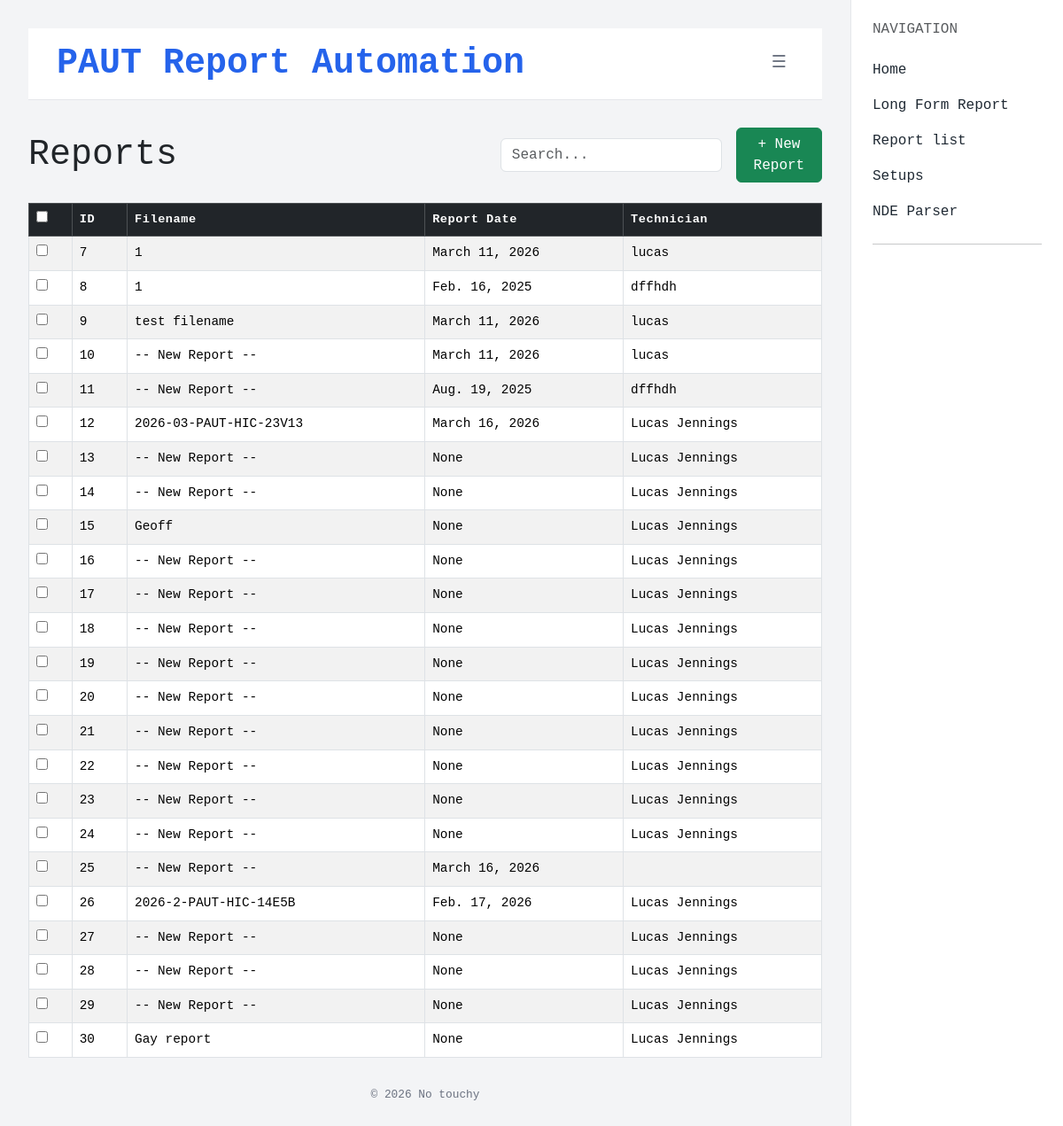
Page /reports/ on the earlier database version.
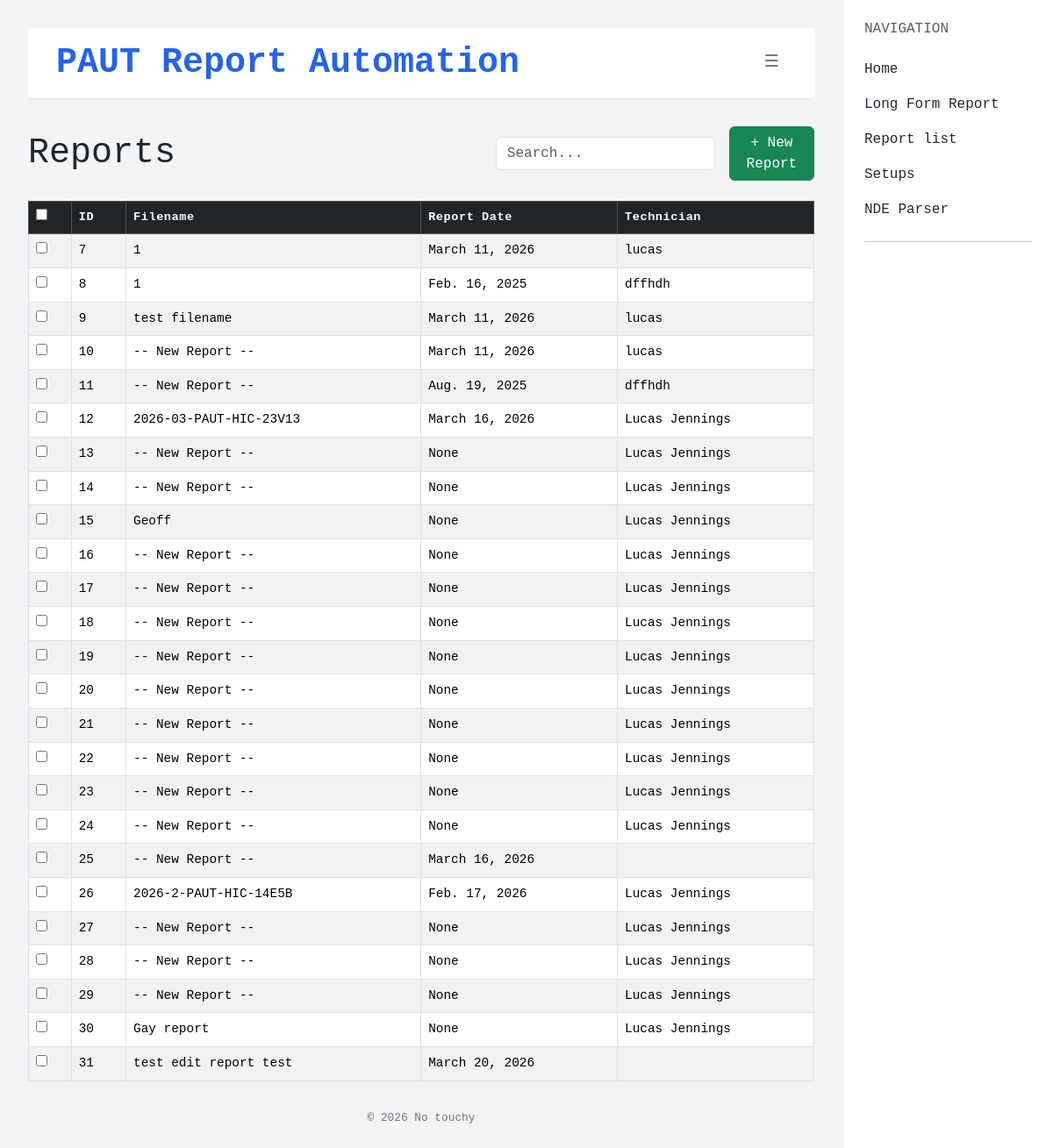
Same page on the later database version.
### reports/models.py (models this page shows, shortened)
class Report(models.Model):
    document_filename = models.CharField(max_length=200, blank=True)
    document_title = models.TextField(blank=True)
    client = models.CharField(max_length=200, blank=True)
    location = models.CharField(max_length=200, blank=True)
    work_order = models.CharField(max_length=100, blank=True)
    project_number = models.CharField(max_length=100, blank=True)
    report_date = models.DateField(blank=True, null=True)
    test_date = models.DateField(blank=True, null=True)
    project_type = models.CharField(max_length=200, blank=True)
    procedure = models.CharField(max_length=200, blank=True)
    technician_name = models.CharField(max_length=200, blank=True)
    certification = models.CharField(max_length=200, blank=True)
    assistant_name = models.CharField(max_length=200, blank=True)
    assistant_certification = models.CharField(max_length=200, blank=True)
    examination_scope = models.TextField(blank=True)
    executive_summary = models.TextField(blank=True)
    equipment_id = models.CharField(max_length=200, blank=True)
    equipment_overview = models.TextField(blank=True)
    work_scope = models.TextField(blank=True)
    x_axis_reference = models.CharField(max_length=200, blank=True)
    y_axis_reference = models.CharField(max_length=200, blank=True)
    ut_method = models.CharField(max_length=200, blank=True)

### reports/views.py (the view, shortened to what this page needs)
# urls.py: path('reports/', views.report_list, name='report-list'),
def report_list(request):
    reports = Report.objects.all()
    return render(request, 'reports/report_list.html', {'reports': reports})

### reports/templates/reports/report_list.html (shortened to what this page needs)
{% extends "reports/base.html" %}
{% block content %}
{% if reports %}
<form method="post">
<div class="d-flex align-items-center gap-3 mb-3">
    <h1 class="page-title mb-0">Reports</h1>
    <input type="text" id="keyword-search" class="form-control" placeholder="Search..." style="max-width: 250px;">
    <a href="{% url 'new-report' %}" class="btn btn-success ms-auto">+ New Report</a>
</div>
    <div class="table-responsive">
        <table class="table table-bordered table-striped table-hover align-middle setup-table">
            <thead class="table-dark">
                <tr>
                    <th><input type="checkbox" id="select-all"></th>
                    <th class="sortable" data-col="0">ID </th>
                    <th class="sortable" data-col="1">Filename </th>
                    <th class="sortable" data-col="2">Report Date </th>
                    <th class="sortable" data-col="3">Technician </th>
                </tr>
            </thead>
            <tbody>
                {% for report in reports %}
                <tr class="setup-row">
                    <td><input type="checkbox" name="selected_reports" value="{{ report.pk }}" class="row-check"></td>
                    <td>{{ report.pk }}</td>
                    <td>{{ report.document_filename }}</td>
                    <td>{{ report.report_date }}</td>
                    <td>{{ report.technician_name }}</td>
                </tr>
                {% endfor %}
            </tbody>
        </table>
    </div>
</form>
{% else %}
<div class="d-flex align-items-center gap-3 mb-3">
    <h1 class="page-title mb-0">Reports</h1>
    <a href="{% url 'new-report' %}" class="btn btn-success">+ New Report</a>
</div>
<p>No reports found. <a href="{% url 'create-report' %}">Create one.</a></p>
{% endif %}
{% endblock %}

Differences in the rows shown:
added Report: pk "31", document_filename "test edit report test", report_date "March 20, 2026"
